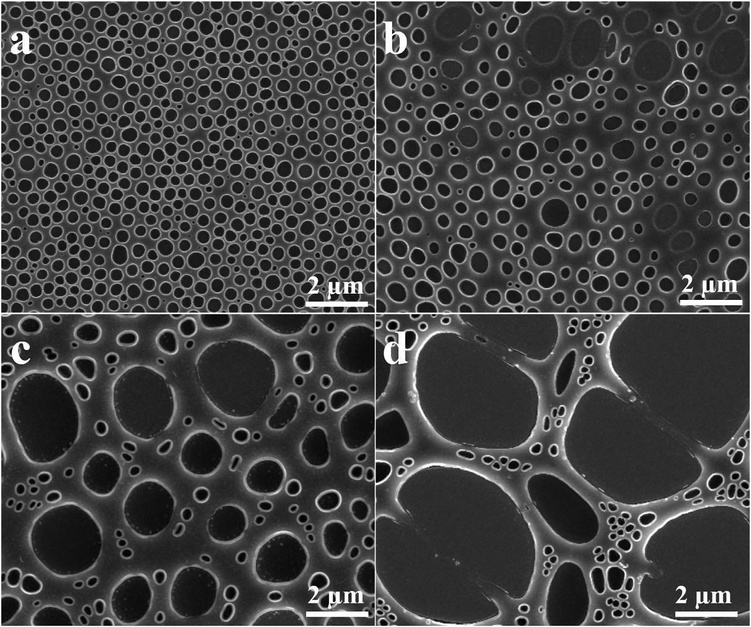
#> input picture Data Collection/keep/A New Strategy of Lithogr-4-1.jpeg, 751 x 627 px, shrunk from 1210 x 1010 before the run; its folder holds 4 pictures in this run
$ python buttonsorter.py
#> lines starting #> are read from the running program, lines starting #| are printed output that depends on the picture
import os
import shutil
from PIL import Image
import tkinter as tk
from tkinter import filedialog

# Create folders for sorting
categories = ['Keep', 'Not']

# Function to display and sort images
def sort_images(image_paths, current_index):
    if current_index < len(image_paths):
        image_path = image_paths[current_index]

        # Open and display the image using tkinter
        root = tk.Tk()
        img = Image.open(image_path)
        img.show()
        #root.destroy()

        # Get keyboard input for sorting
        print(f"Press a key to sort '{image_path}' into a category:")
        print("1: Keep, 2: Not, Q: Quit")
        choice = input().strip().lower()

        # Sort the image into the corresponding category
        if choice == '1':
            shutil.move(image_path, os.path.join('Keep', os.path.basename(image_path)))
        elif choice == '2':
            shutil.move(image_path, os.path.join('Not', os.path.basename(image_path)))
        elif choice == 'q':
            exit()  # Quit the program if 'q' is pressed
        else:
            print("Invalid choice. Image not sorted.")

        # Continue with the next image
        sort_images(image_paths, current_index + 1)
    else:
        print("All images processed.")

# Ask the user to select a directory containing images
root = tk.Tk()
root.withdraw()  # Hide the main tkinter window
directory_path = filedialog.askdirectory(title="Select the directory containing images")
#> the answer given: keep

if not directory_path:
    print("No directory selected. Exiting.")
    exit()

# Get a list of all image files in the selected directory
image_extensions = ['.jpg', '.jpeg', '.png', '.gif', '.bmp']  # Add more extensions if needed
image_paths = [os.path.join(directory_path, file) for file in os.listdir(directory_path) if
               os.path.isfile(os.path.join(directory_path, file)) and
               os.path.splitext(file)[-1].lower() in image_extensions]

# Start sorting images
sort_images(image_paths, 0)
#> in sort_images, img is the input picture: PIL image 751x627 L; min 0, max 255, mean 66.8
#> call 2 of sort_images, with current_index = 1
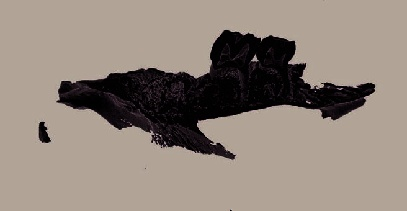
#> input picture Data Collection/keep/Advances in regenerative -11-23.jpeg, 407 x 211 px, shrunk from 656 x 340 before the run
#> in sort_images, img is the input picture: PIL image 407x211 RGB; mean R, G, B 144.5, 132.5, 122.7
#> call 3 of sort_images, with current_index = 2
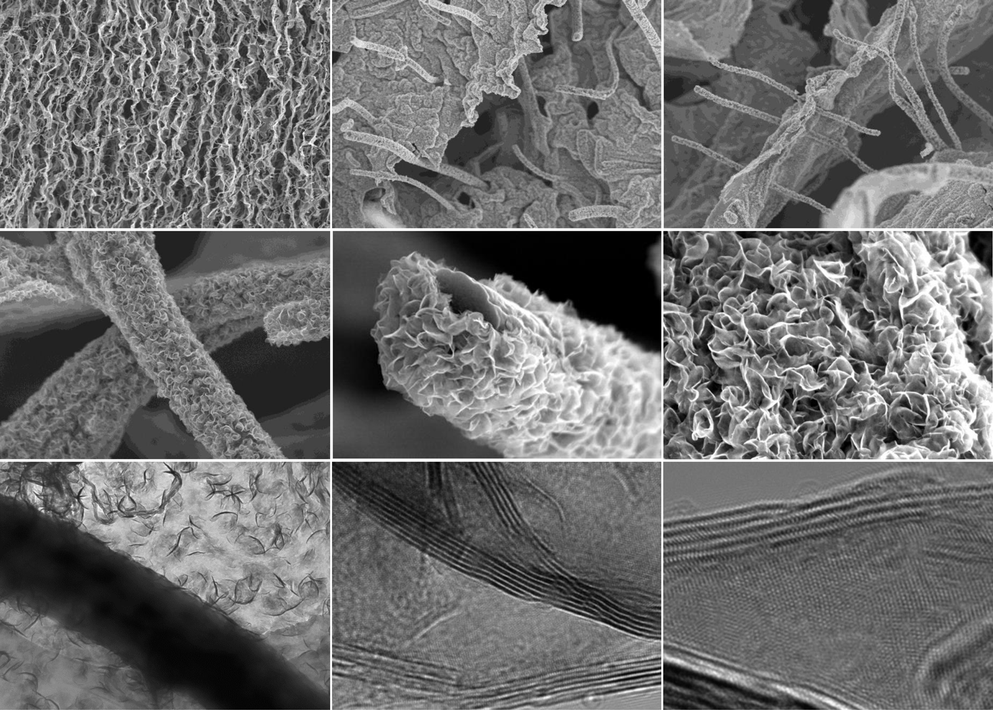
#> input picture Data Collection/keep/Conductive carbon nanofib-5-1.png, 993 x 710 px, shrunk from 1600 x 1144 before the run
#> in sort_images, img is the input picture: PIL image 993x710 RGB; min 0, max 255, mean 109
#> call 4 of sort_images, with current_index = 3
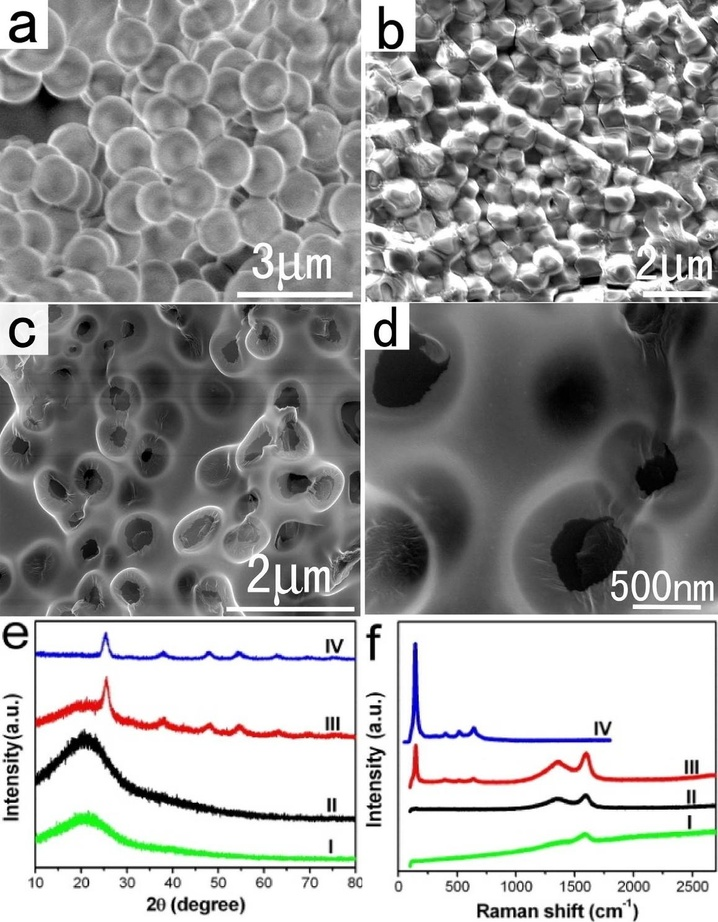
#> input picture Data Collection/keep/Construction of SelfSuppo-4-2.jpeg, 718 x 922 px, shrunk from 1157 x 1485 before the run
#> in sort_images, img is the input picture: PIL image 718x922 RGB; mean R, G, B 155.4, 155.4, 154.9
